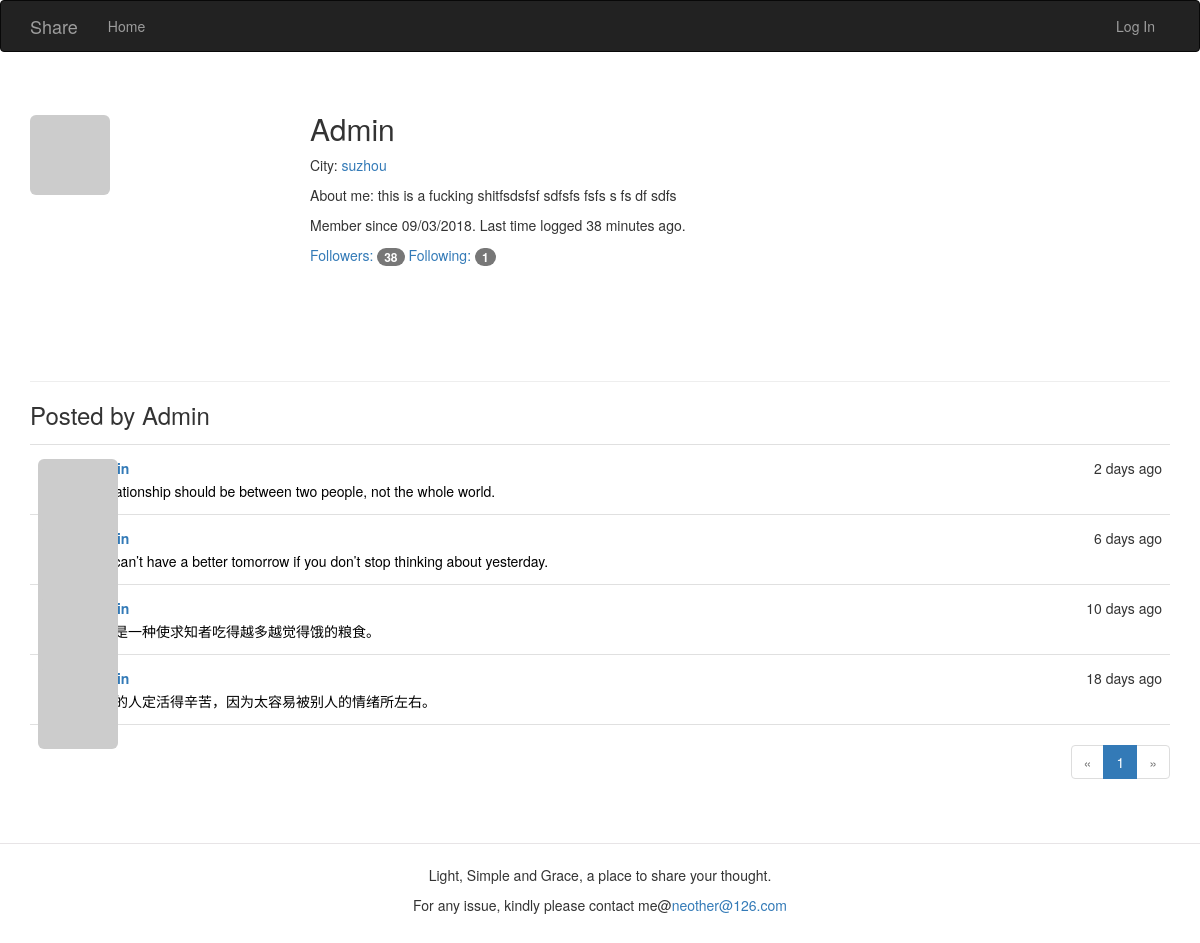
/user/Admin, run on the app's committed database.
### app/models.py (models this page shows, shortened)
class User(UserMixin, db.Model):
    __tablename__ = 'users'
    id = db.Column(db.Integer, primary_key=True)
    email = db.Column(db.String(64), unique=True, index=True)
    username = db.Column(db.String(64), unique=True, index=True)
    password_hash = db.Column(db.String(128))
    role_id = db.Column(db.Integer, db.ForeignKey('roles.id'))
    confirmed = db.Column(db.Boolean, default=False)
    location = db.Column(db.String(64))
    about_me = db.Column(db.Text())
    member_since = db.Column(db.DateTime(), default=datetime.utcnow)
    last_seen = db.Column(db.DateTime(), default=datetime.utcnow)
    avatar_hash = db.Column(db.String(32))
    posts = db.relationship('Post', backref='author',
                            lazy='dynamic', cascade='all, delete-orphan')
    comments = db.relationship('Comment', backref='author', lazy='dynamic')
    followed = db.relationship('Follow', foreign_keys=[Follow.follower_id], backref=db.backref(
        'follower', lazy='joined'), lazy='dynamic', cascade='all, delete-orphan')
    followers = db.relationship('Follow', foreign_keys=[Follow.followed_id], backref=db.backref(
        'followed', lazy='joined'), lazy='dynamic', cascade='all, delete-orphan')
    @property
    def password(self):
        raise AttributeError('password is not a readable attribute')
    def gravatar_hash(self):
        return hashlib.md5(self.email.lower().encode('utf-8')).hexdigest()
    def gravatar(self, size=100, default='identicon', rating='g'):
        url = 'https://secure.gravatar.com/avatar'
        hash = self.avatar_hash or self.gravatar_hash()
        return '{url}/{hash}?s={size}&d={default}&r={rating}'.format(
            url=url, hash=hash, size=size, default=default, rating=rating)

class Post(db.Model):
    __tablename__ = 'posts'
    id = db.Column(db.Integer, primary_key=True)
    body = db.Column(db.Text)
    timestamp = db.Column(db.DateTime, index=True, default=datetime.utcnow)
    author_id = db.Column(db.Integer, db.ForeignKey('users.id'))
    body_html = db.Column(db.Text)
    comments = db.relationship('Comment', backref='post', lazy='dynamic')
    Top = db.Column(db.Integer, default=0)
    topic = db.Column(db.String(128))

### app/main/views.py (the view)
@main.route('/user/<username>')
def user(username):
    user = User.query.filter_by(username=username).first_or_404()
    page = request.args.get('page', 1, type=int)
    pagination = user.posts.order_by(Post.timestamp.desc()).paginate(
        page, per_page=current_app.config['FLASKY_POSTS_PER_PAGE'],
        error_out=False)
    posts = pagination.items
    return render_template('user.html', user=user, posts=posts, pagination=pagination)

### app/auth/views.py (called while the page is built)
@auth.before_app_request
def before_request():
    if current_user.is_authenticated:
        current_user.ping()
        if not current_user.confirmed \
                and request.blueprint != 'auth' \
                and request.endpoint != 'static':
            return redirect(url_for('auth.unconfirmed'))

### app/main/__init__.py (called while the page is built)
@main.app_context_processor
def inject_permissions():
    return dict(Permission=Permission)

### app/models.py (called while the page is built)
    def can(self, permissions):
        return False

    def is_administrator(self):
        return False

### app/templates/user.html (shortened to what this page needs)
{% extends "base.html" %}
{% import "bootstrap/wtf.html" as wtf %}
{% import "_macros.html" as macros %}
{% block page_content %}
    <div class="page-header">
        <img class="img-rounded profile-thumbnail" src="{{ user.gravatar(size=230) }}">
        <div class="profile-header">
            <h2>{{ user.username }}</h2>
            {% if user.name or user.location %}
                <p>
                    {% if user.location %}
                        City: <a href="http://map.baidu.com/">{{ user.location }}</a><br>
                    {% endif %}
                </p>
            {% endif %}
            {% if user.about_me %}<p>About me: {{ user.about_me }}</p>{% endif %}
            <p>
                Member since {{ moment(user.member_since).format('L') }}.
                Last time logged {{ moment(user.last_seen).fromNow() }}.
            </p>
            <a href="{{ url_for('.followers', username=user.username) }}">
                Followers: <span class="badge">{{ user.followers.count() }}</span>
            </a>
            <a href="{{ url_for('.followed_by', username=user.username) }}">
                Following: <span class="badge">{{ user.followed.count() }}</span>
            </a>
        </div>
    </div>
    <h3>Posted by {{ user.username }}</h3>
    {% include '_topic.html' %}
    <div class="pagination">
        {{ macros.pagination_widget(pagination, '.user',username=user.username) }}
    </div>
{% endblock %}

### app/templates/_topic.html (shortened to what this page needs)
<ul class="posts">
    {% for post in posts %}
        <li class="post">
            <div class="profile-thumbnail">
                <a href="{{ url_for('.user',username=post.author.username)}}">
                    <img class="img-rounded profile-thumbnail"
                    src="{{ post.author.gravatar(size=40) }}">
                </a>
            </div>
            <div class="post-content">
                <div class="post-date">{{ moment(post.timestamp).fromNow() }}</div>
                <div class="post-author">
                    <a href="{{ url_for('.user',username=post.author.username)}}">
                    </a>
                </div>
                <div class="post-body">
                    <a style="color:black" href="{{ url_for('.post', id=post.id) }}">
                               {{ post.topic }}</a>
                </div>
                            </div>
                        </li>
                    {% endfor %}
                </ul>

### app/static/styles.css (style rules this page uses)
.profile-thumbnail { margin-top: 3px; position: absolute; }
.profile-header { min-height: 260px; margin-left: 280px; }
ul.posts { list-style-type: none; padding: 0px; margin: 16px 0px 0px 0px; border-top: 1px solid #e0e0e0; }
ul.posts li.post { padding: 8px; border-bottom: 1px solid #e0e0e0; }
div.post-date { float: right; }
div.post-author { font-weight: bold; }
div.post-content { margin-top: 5px; margin-left: 48px; min-height: 48px; }
div.pagination { width: 100%; text-align: right; padding: 0px; margin: 0px; }
.post-body { margin-top: 3px; text-align: left; height:1.6em; overflow: hidden; text-overflow: ellipsis; display: -webkit-box; -webkit-line-clamp: 1; -webkit-box-orient: vertical; }

### data on the page
User: username "Admin", location "suzhou", about_me "this is a fucking shitfsdsfsf sdfsfs fsfs s fs df sdfs", member_since "09/03/2018", last_seen "38 minutes ago"
Post: timestamp "2 days ago", topic "A relationship should be between two people, not the whole world."
Post: timestamp "6 days ago", topic "You can’t have a better tomorrow if you don’t stop thinking about yesterday."
Post: timestamp "10 days ago", topic "知识是一种使求知者吃得越多越觉得饿的粮食。"
Post: timestamp "18 days ago", topic "多心的人定活得辛苦，因为太容易被别人的情绪所左右。"

### other printed values
{{ user.followers.count() }} "38"
{{ user.followed.count() }} "1"
{{ p }} "1"
